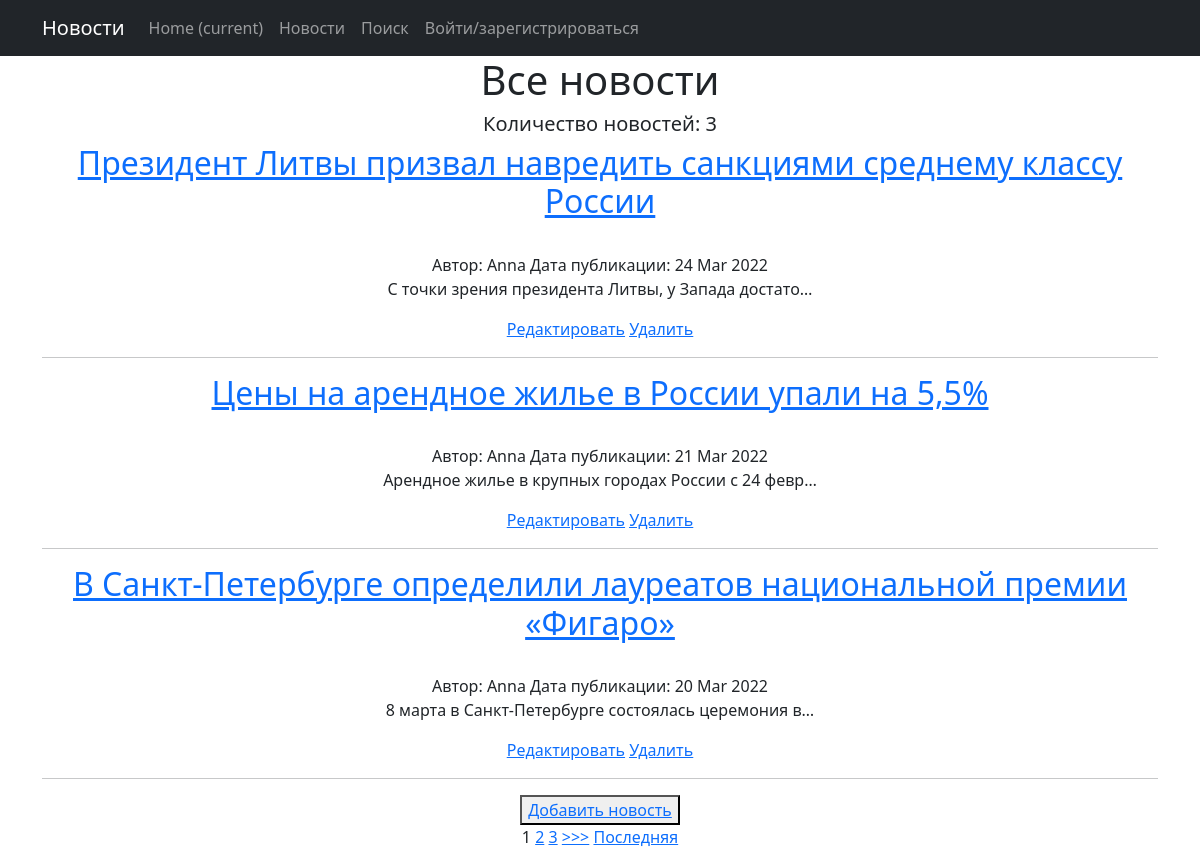
Page /news/ on the committed database.
### news/models.py (models this page shows, shortened)
class Post(models.Model):
    author = models.ForeignKey(Author, on_delete=models.CASCADE)
    NEWS = 'NW'
    ARTICLE = 'AR'
    CATEGORY_CHOICES = (
        (NEWS, 'Новость'),
        (ARTICLE, 'Статья'),
    )
    categoryType = models.CharField(max_length=2, choices=CATEGORY_CHOICES, default=ARTICLE)
    dateCreation = models.DateTimeField(auto_now_add=True)
    postCategory = models.ManyToManyField(Category, through='PostCategory')
    title = models.CharField(max_length=128)
    text = models.TextField()
    rating = models.SmallIntegerField(default=0)

class Author(models.Model):
    authorUser = models.OneToOneField(User, on_delete=models.CASCADE)
    ratingAuthor = models.SmallIntegerField(default=0)

### news/views.py (the view, shortened to what this page needs)
# urls.py: path('', News.as_view()),
class News(ListView):
    model = Post
    template_name = 'news.html'
    context_object_name = 'news'
    queryset = Post.objects.order_by('-dateCreation')
    paginate_by = 3
    form_class = PostForm

### news/templatetags/custom_filters.py (called while the page is built)
@register.filter(name='censor')
def censor(value):
    censor_list = ['bbb', 'ttt', 'zzz', 'lake', 'part', 'sport']
    for word in censor_list:
        value = value.replace(word[1:], '*' * (len(word)-1))
    return value

### templates/news.html (shortened to what this page needs)
{% extends 'flatpages/default.html' %}
{% load custom_filters %}
{% block content %}
<h1>Все новости</h1>
{% if news %}
<h5>Количество новостей: {{ news|length }}</h5>
    {% for post in news %}
        <h2> <a href="{% url 'post_detail' post.id %}">{{ post.title|censor }}</a> </h2>
            <br> Автор: {{ post.author.authorUser.username }}   Дата публикации: {{ post.dateCreation|date:'d M Y' }}
            <p> {{ post.text|truncatechars:50|censor }} </p>
                <a href="{% url 'post_update' post.id %}"><u>Редактировать</u></a>
                <a href="{% url 'post_delete' post.id %}"><u> Удалить </u></a>
        <hr/>
    {% endfor %}
{% else %}
    <h2>Новостей нет!</h2>
{% endif %}
<button> <a href="{% url 'post_create' %}">Добавить новость</a> </button> </br>
    {% if is_paginated %}
    {% for num in page_obj.paginator.page_range %}
        {% if page_obj.number == num %}
            <a>{{ num }}</a>
        {% elif num > page_obj.number|add:'-3' and num < page_obj.number|add:'3' %}
            <a href="?page={{ num }}">{{ num }}</a>
        {% endif %}
    {% endfor %}
    {% if page_obj.has_next %}
        <a href="?page={{ page_obj.next_page_number }}">>>></a>
        <a href="?page={{ page_obj.paginator.num_pages }}">Последняя</a>
    {% endif %}
    {% endif %}
{% endblock content %}

### rows in the picture
Post: title|censor "Президент Литвы призвал навредить санкциями среднему классу России", author.authorUser.username "Anna", dateCreation "24 Mar 2022", text|censor "С точки зрения президента Литвы, у Запада достато…"
Post: title|censor "Цены на арендное жилье в России упали на 5,5%", author.authorUser.username "Anna", dateCreation "21 Mar 2022", text|censor "Арендное жилье в крупных городах России с 24 февр…"
Post: title|censor "В Санкт-Петербурге определили лауреатов национальной премии «Фигаро»", author.authorUser.username "Anna", dateCreation "20 Mar 2022", text|censor "8 марта в Санкт-Петербурге состоялась церемония в…"

### other values in the picture
{{ news|length }} "3"
{{ num }} "1"
{{ num }} "2" "3"
